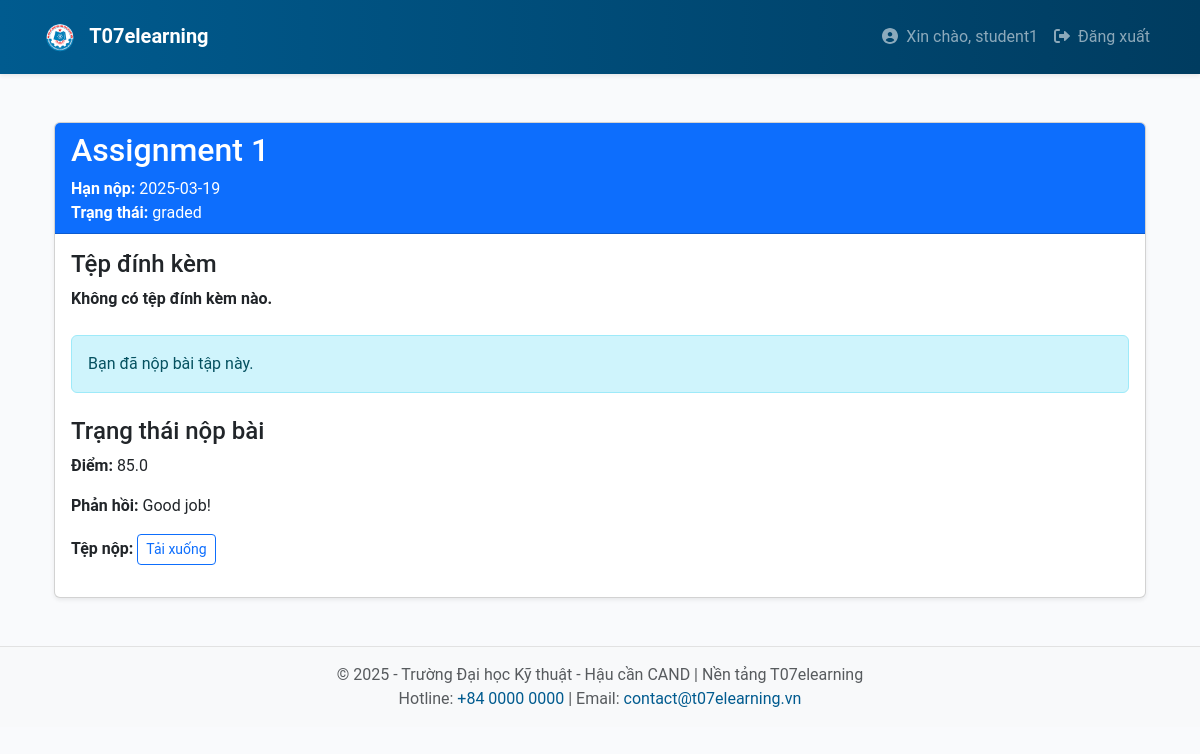
The app's page /student/assignment/1 (signed in) with its own data.
### app/models.py (models this page shows, shortened)
class User(UserMixin, db.Model):
    __tablename__ = 'users'
    id = db.Column(db.Integer, primary_key=True)
    username = db.Column(db.String(64), unique=True, nullable=False)
    email = db.Column(db.String(120), unique=True, nullable=False)
    password_hash = db.Column(db.String(128), nullable=False)
    registered_on = db.Column(db.DateTime, default=datetime.utcnow)
    last_seen = db.Column(db.DateTime, default=datetime.utcnow, onupdate=datetime.utcnow)
    roles = db.relationship('Role', secondary='user_roles', back_populates='users')
    enrollments = db.relationship('Enrollment', backref='student', lazy='dynamic')
    submissions = db.relationship('Submission', backref='student', lazy='dynamic')
    notifications = db.relationship('Notification', backref='user', lazy='dynamic')

class Assignment(db.Model):
    __tablename__ = 'assignments'
    id = db.Column(db.Integer, primary_key=True)
    class_id = db.Column(db.Integer, db.ForeignKey('classes.id'), nullable=False)
    title = db.Column(db.String(128), nullable=False)
    description = db.Column(db.Text, nullable=True)
    due_date = db.Column(db.DateTime, nullable=False)
    max_attempts = db.Column(db.Integer, default=1)
    created_on = db.Column(db.DateTime, default=datetime.utcnow)
    attachment_url = db.Column(db.String(512), nullable=True)
    submissions = db.relationship('Submission', back_populates='assignment')

class Submission(db.Model):
    __tablename__ = 'submissions'
    id = db.Column(db.Integer, primary_key=True)
    assignment_id = db.Column(db.Integer, db.ForeignKey('assignments.id'), nullable=False)
    student_id = db.Column(db.Integer, db.ForeignKey('users.id'), nullable=False)
    submission_date = db.Column(db.DateTime, default=datetime.utcnow)
    file_url = db.Column(db.String(512), nullable=True)
    grade = db.Column(db.Float, nullable=True)
    feedback = db.Column(db.Text, nullable=True)
    status = db.Column(db.String(64), nullable=False, default='pending')
    answer = db.Column(db.Text, nullable=True)
    assignment = db.relationship('Assignment', back_populates='submissions')

### app/student/routes.py (the view)
@bp.route('/assignment/<int:assignment_id>', methods=['GET'])
@login_required
def view_assignment(assignment_id):
    assignment = Assignment.query.get_or_404(assignment_id)
    submission = Submission.query.filter_by(assignment_id=assignment.id, student_id=current_user.id).first()
    return render_template('student/view_assignment.html', assignment=assignment, submission=submission)

### app/templates/student/view_assignment.html
{% extends "base.html" %}
{% block content %}
<div class="container mt-5">
    <div class="card shadow-sm">
        <div class="card-header bg-primary text-white">
            <h2>{{ assignment.title }}</h2>
            <p class="mb-0"><strong>Hạn nộp:</strong> {{ assignment.due_date.strftime('%Y-%m-%d') }}</p>
            <p class="mb-0"><strong>Trạng thái:</strong> {{ submission.status if submission else 'Chưa nộp' }}</p>
        </div>
        <div class="card-body">
            <div class="mb-4">
                <h4>Tệp đính kèm</h4>
                {% if assignment.attachment_url %}
                    <p><strong>Tệp:</strong> <a href="{{ url_for('static', filename=assignment.attachment_url.replace('\\', '/')) }}" download class="btn btn-outline-primary btn-sm">Tải xuống</a></p>
                    <p><strong>Tên tệp:</strong> {{ assignment.attachment_url.split('/')[-1] }}</p>
                {% else %}
                    <p><strong>Không có tệp đính kèm nào.</strong></p>
                {% endif %}
            </div>
            <div class="mb-4">
                {% if not submission or submission.status == 'pending' %}
                    <h4>Nộp bài tập</h4>
                    <form method="POST" enctype="multipart/form-data" action="{{ url_for('student.submit_assignment', assignment_id=assignment.id) }}">
                        <div class="form-group">
                            <label for="file">Tải lên file đáp án:</label>
                            <input type="file" name="file" class="form-control" required>
                        </div>
                        <div class="form-group">
                            <label for="answer">Câu trả lời:</label>
                            <textarea name="answer" class="form-control" rows="5" placeholder="Nhập câu trả lời của bạn ở đây..."></textarea>
                        </div>
                        <button type="submit" class="btn btn-success">Nộp Bài</button>
                    </form>
                {% else %}
                    <p class="alert alert-info">Bạn đã nộp bài tập này.</p>
                {% endif %}
            </div>
            <div class="submission-status">
                {% if submission %}
                    <h4>Trạng thái nộp bài</h4>
                    <p><strong>Điểm:</strong> {{ submission.grade if submission.grade is not none else 'Chưa chấm' }}</p>
                    <p><strong>Phản hồi:</strong> {{ submission.feedback if submission.feedback else 'Chưa có phản hồi' }}</p>
                    <p><strong>Tệp nộp:</strong>
                        {% if submission.file_url %}
                            <a href="{{ url_for('static', filename=submission.file_url.replace('\\', '/')) }}" download class="btn btn-outline-primary btn-sm">Tải xuống</a>
                        {% else %}
                            Không có tệp
                        {% endif %}
                    </p>
                {% else %}
                    <p class="alert alert-warning">Bạn chưa nộp bài tập này.</p>
                {% endif %}
            </div>
        </div>
    </div>
</div>
{% endblock %}

### app/templates/base.html (shortened to what this page needs)
<!DOCTYPE html>
<html lang="vi">
<head>
  <link rel="stylesheet" href="https://cdn.jsdelivr.net/npm/bootstrap@5.3.0/dist/css/bootstrap.min.css">
  <link rel="stylesheet" href="{{ url_for('static', filename='css/main.css') }}">
</head>
<body>
  <nav class="navbar navbar-expand-lg navbar-dark bg-t07 py-3 shadow-sm">
    <div class="container">
      <a class="navbar-brand fw-bold" href="{{ url_for('main.index') }}">
        <img src="{{ url_for('static', filename='images/logo.png') }}" alt="T07 Logo" height="30" class="me-2">
        T07elearning
      </a>
      <div class="collapse navbar-collapse" id="mainNav">
        <ul class="navbar-nav ms-auto">
          {% if current_user.is_authenticated %}
            <li class="nav-item">
              <a class="nav-link" href="#">
                <i class="fas fa-user-circle me-1"></i> Xin chào, {{ current_user.username }}
              </a>
            </li>
            <li class="nav-item">
              <a class="nav-link" href="{{ url_for('auth.logout') }}">
                <i class="fas fa-sign-out-alt me-1"></i> Đăng xuất
              </a>
            </li>
          {% endif %}
        </ul>
      </div>
    </div>
  </nav>
  <div class="container my-4">
    {% block content %}
    {% endblock %}
  </div>
  <footer class="bg-light py-3 footer-t07 mt-5">
    <div class="container text-center text-muted">
      <p class="mb-0">&copy; 2025 - Trường Đại học Kỹ thuật - Hậu cần CAND | Nền tảng T07elearning</p>
      <p class="mb-0">Hotline: <a href="tel:+8400000000">+84 0000 0000</a> | Email: <a href="mailto:contact@t07elearning.vn">contact@t07elearning.vn</a></p>
    </div>
  </footer>
</body>
</html>

### app/static/css/main.css (style rules this page uses)
* { box-sizing: border-box; }
body { font-family: "Roboto", sans-serif; background-color: #f9fafc; color: #4a4a4a; }
.bg-t07 { background: linear-gradient(90deg, #005b8f 0%, #003c60 100%); }
.footer-t07 { border-top: 1px solid #e2e2e2; }
.footer-t07 a { color: #005b8f; text-decoration: none; }

### records on screen
User: username "student1"
Assignment: title "Assignment 1", due_date "2025-03-19"
Submission: status "graded", grade "85.0", feedback "Good job!"
